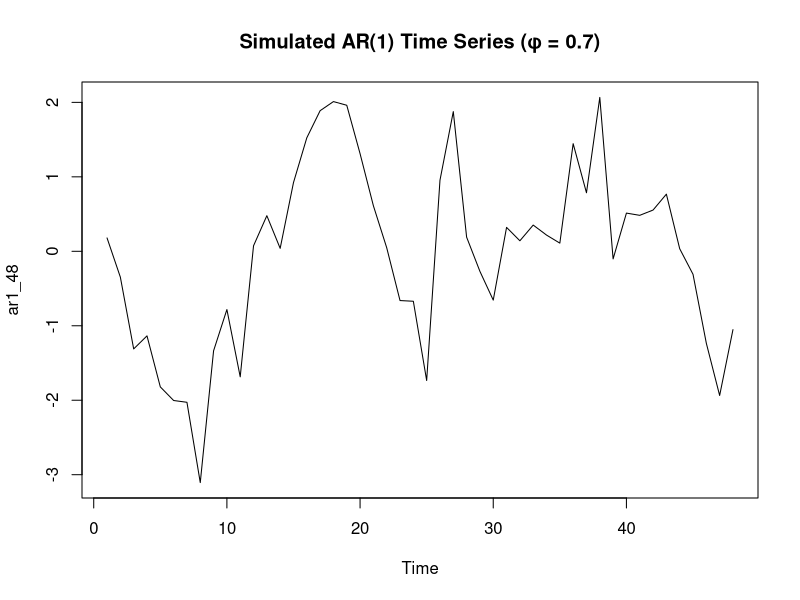
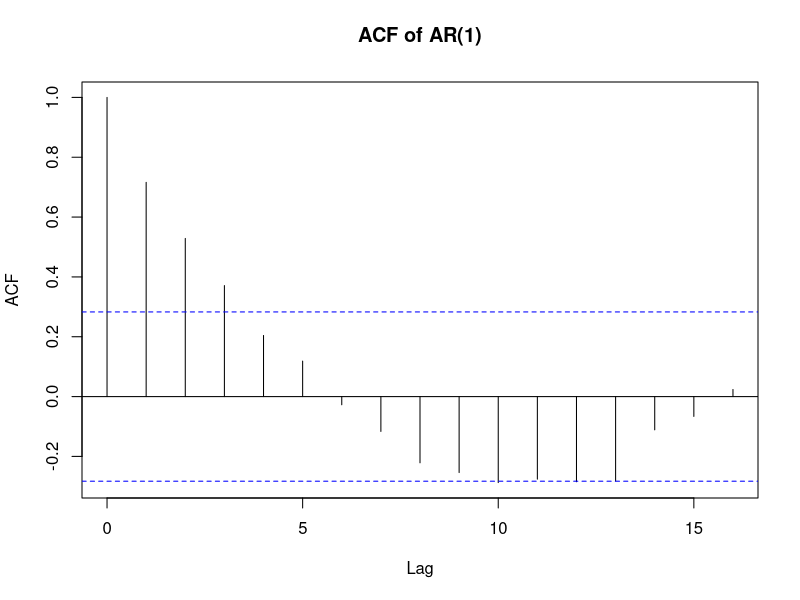
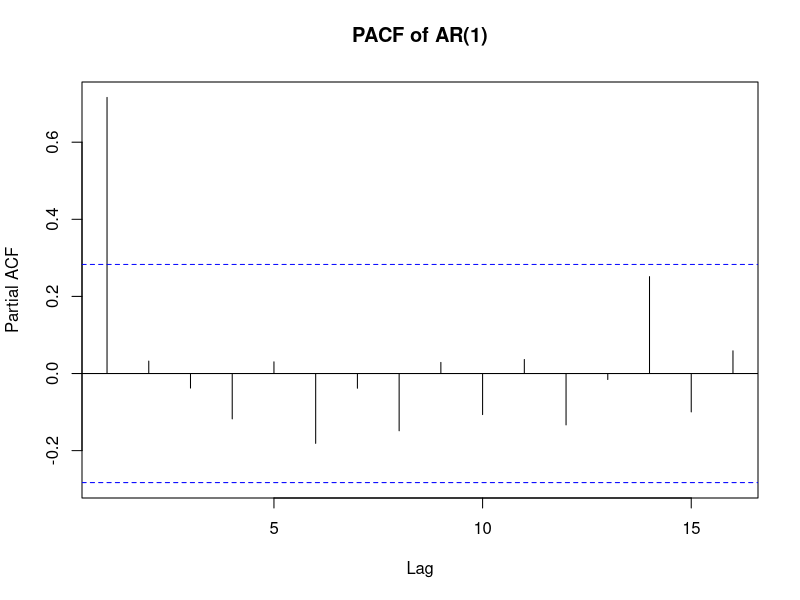

Reproduce these figures in R, in order.
# Simulate AR(1)
ar1_48 <- arima.sim(model = list(ar = 0.7), n = 48)

# 1. First 5 autocorrelations
acf_vals <- acf(ar1_48, plot = FALSE)$acf[2:6]
print("First 5 ACF values:")
print(round(acf_vals, 3))

# 2. First 5 partial autocorrelations
pacf_vals <- pacf(ar1_48, plot = FALSE)$acf[1:5]
print("First 5 PACF values:")
print(round(pacf_vals, 3))

# Simulate AR(1) series with φ = 0.7 and n = 48
set.seed(123)
ar1_48 <- arima.sim(model = list(ar = 0.7), n = 48)

# Plot the time series
ts.plot(ar1_48, main = "Simulated AR(1) Time Series (φ = 0.7)")

# Plot ACF
acf(ar1_48, main = "ACF of AR(1)")

# Plot PACF
pacf(ar1_48, main = "PACF of AR(1)")
